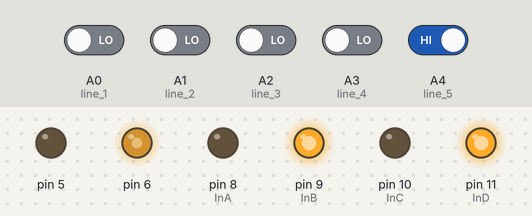
The sketch below on a simulated Arduino Uno, built with avr-gcc and run on an emulated ATmega328P. Parts: output pins drawn as LEDs (lit = HIGH). The test bench sets the inputs (shaded band); at power-on: A4 (line_5) HIGH, A0 (line_1), A1 (line_2), A2 (line_3), A3 (line_4) LOW.

Above: at 1.2 s.
1.3 s: A3 (line_4) driven HIGH
At 1.9 s:
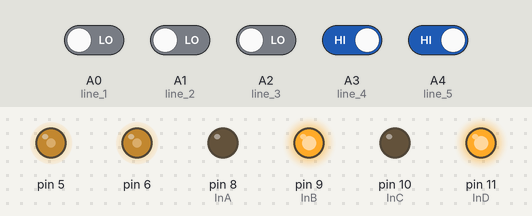
2.8 s: A2 (line_3) driven HIGH
At 3.1 s:
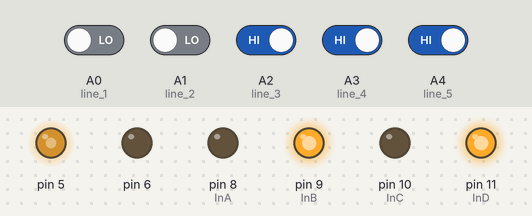
5.8 s: A4 (line_5) driven LOW
At 6.8 s:
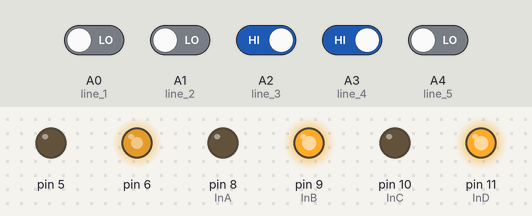
8.1 s: A4 (line_5) driven HIGH
At 9.3 s:
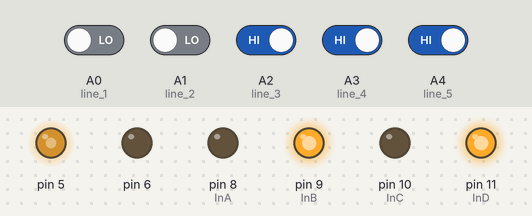
9.6 s: A1 (line_2) driven HIGH
At 10.4 s:
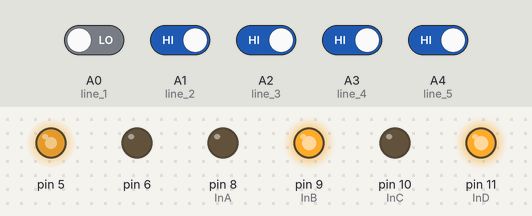
11.8 s: A1 (line_2) driven LOW
At 12.3 s:
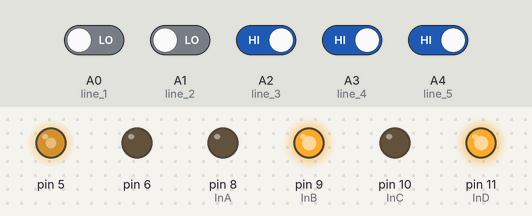
Timing chart, 0 to 14.3 s (numbered marks = the images above; inputs shaded):
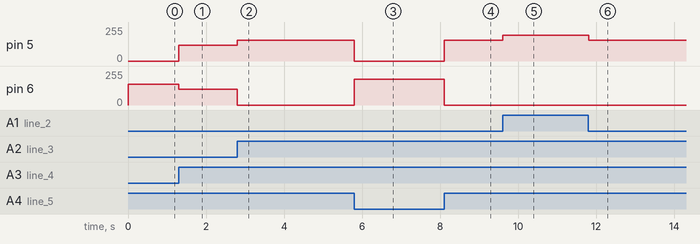

Measured:
- after the input at 1.3 s, pin 5: 0/255 → 120/255 at once; pin 6: 157/255 → 120/255 at once
- after the input at 2.8 s, pin 5: 120/255 → 156/255 at once, → 157/255 1.7 s later; pin 6: 120/255 → 0/255 at once
- after the input at 5.8 s, pin 5: 157/255 → 0/255 at once; pin 6: 0/255 → 193/255 at once, → 194/255 0.66 s later
- after the input at 8.1 s, pin 5: 0/255 → 156/255 at once; pin 6: 194/255 → 0/255 at once
- after the input at 9.6 s, pin 5: 156/255 → 193/255 at once, → 194/255 1.0 s later
- after the input at 11.8 s, pin 5: 194/255 → 157/255 at once

The sketch:

dolinePID.ino
```cpp
#include <PID_v1.h> // Import thư viện PID của Arduino
                    // download tại https://github.com/br3ttb/Arduino-PID-Library

uint8_t speed_robot=240;  // set (tốc độ của robot) speed_robot (pwm value), 0 < speed_robot < 256
int8_t check_out=0;

/// define sensor pinout
#define line_1      A0 // trái (hoặc ngược lại)
#define line_2      A1
#define line_3      A2 // giữa
#define line_4      A3
#define line_5      A4 // phải
const int InA = 8;  // Động cơ trái
const int InB = 9;
const int InC = 10; // Động cơ phải
const int InD = 11;

//
double Setpoint=0, Input, Output;
uint8_t flag_zero=0;

//double Kp=15, Ki=0.045, Kd=12;
double Kp=18.5, Ki=0.04, Kd=19.5;

PID myPID(&Input, &Output, &Setpoint, Kp, Ki, Kd, DIRECT);
int sensor;

void setup()
{
  pinMode(InA, OUTPUT);
  pinMode(InB, OUTPUT);
  pinMode(InC, OUTPUT);
  pinMode(InD, OUTPUT);
  pinMode(6,1); // chân băm xung cho động cơ EnA
  pinMode(5,1); // chân băm xung cho động cơ EnB
  pinMode(line_1,INPUT);
  pinMode(line_2,INPUT);
  pinMode(line_3,INPUT);
  pinMode(line_4,INPUT);
  pinMode(line_5,INPUT);
  digitalWrite(InA, LOW);  // Bánh trái đi lên
  digitalWrite(InB, HIGH);
  digitalWrite(InC, LOW);  // Bánh phải đi lên
  digitalWrite(InD, HIGH);
  Input =0; // mặc định line giữa =0, luôn luôn điều chỉnh xe để input=0

  myPID.SetSampleTime(1); // thời gian lấy mẫu phụ thuộc tốc độ xe, lấy mẫu càng nhanh càng tốt (ms)
  myPID.SetMode(AUTOMATIC);
  myPID.SetOutputLimits(-speed_robot,speed_robot); // giá trị tốc độ, -speed tức bánh bên trái quay max, bên phải ngừng quay

}

// băm xung điều khiển tốc độ 2 bánh xe, từ đó ta điều khiển được hướng rẽ, tốc dộ..... thông qua 1 biến duy nhất
void motorControl(int16_t duty_value)
{
  int16_t speed_a, speed_b;
  int speed_zero;
  speed_zero = speed_robot/2;
  if(duty_value>1)
  {
    speed_b=-speed_zero;
    speed_a=duty_value;
  }
  else if(duty_value==0)
  {
    speed_a=speed_b=0;

  }
  else if(duty_value<-1)
  {
    speed_a=-speed_zero;
    speed_b=-duty_value;
  }
      analogWrite(5,speed_b+speed_zero); //trai EnB
      analogWrite(6,speed_a+speed_zero); //phai EnA
}

//Đèn tắt là 0v, đèn sáng (vào line đen) là 5V, từ 5 cảm biến ta có 9 vị trí 4 3 2 1 0 -1 -2 -3 -4
 void scan_sensor()
{
  if(digitalRead(line_5)==0) sensor=-4;
  else if((digitalRead(line_4)==0)&&(digitalRead(line_5)==0)) sensor=-3;
  else if(digitalRead(line_4)==0) sensor=-2;
  else if((digitalRead(line_3)==0)&&(digitalRead(line_4)==0)) sensor=-1;
  else if(digitalRead(line_3)==0) sensor=0; // vào line giữa
  else if((digitalRead(line_2)==0)&&(digitalRead(line_3)==0)) sensor=1;
  else if(digitalRead(line_2)==0) sensor=2;
  else if((digitalRead(line_1)==0)&&(digitalRead(line_2)==0)) sensor=3;
  else if(digitalRead(line_1)==0) sensor=4;

}


void loop() {
  Setpoint=0;
  scan_sensor(); // đọc dữ liệu từ cảm biến
  Input = sensor;
  myPID.Compute(); // tính toán
  motorControl(Output); // điều khiển bánh xe để robot đi đúng đường

}
```
